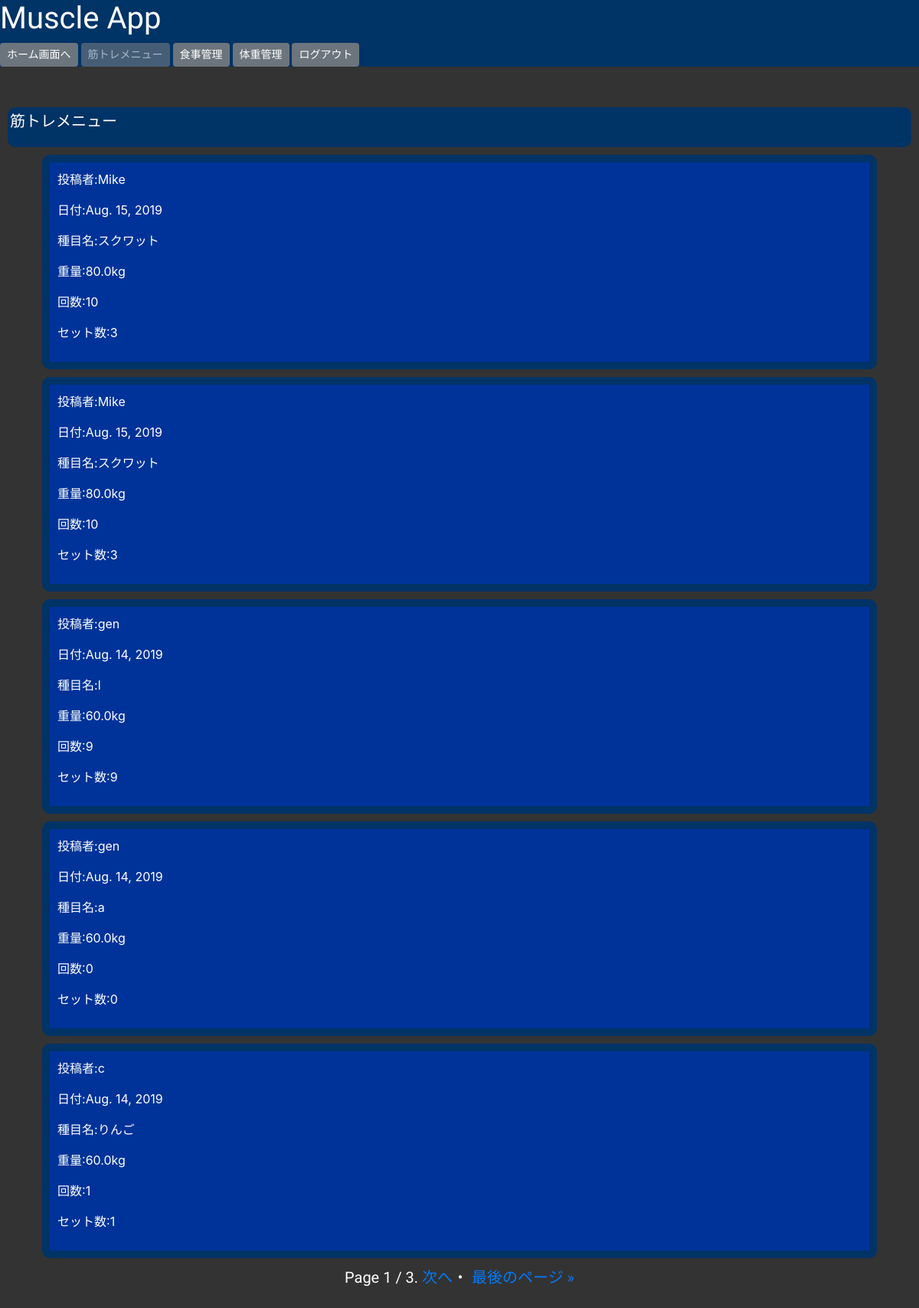
Page /timeline/workout/ (signed in) on the earlier database version.
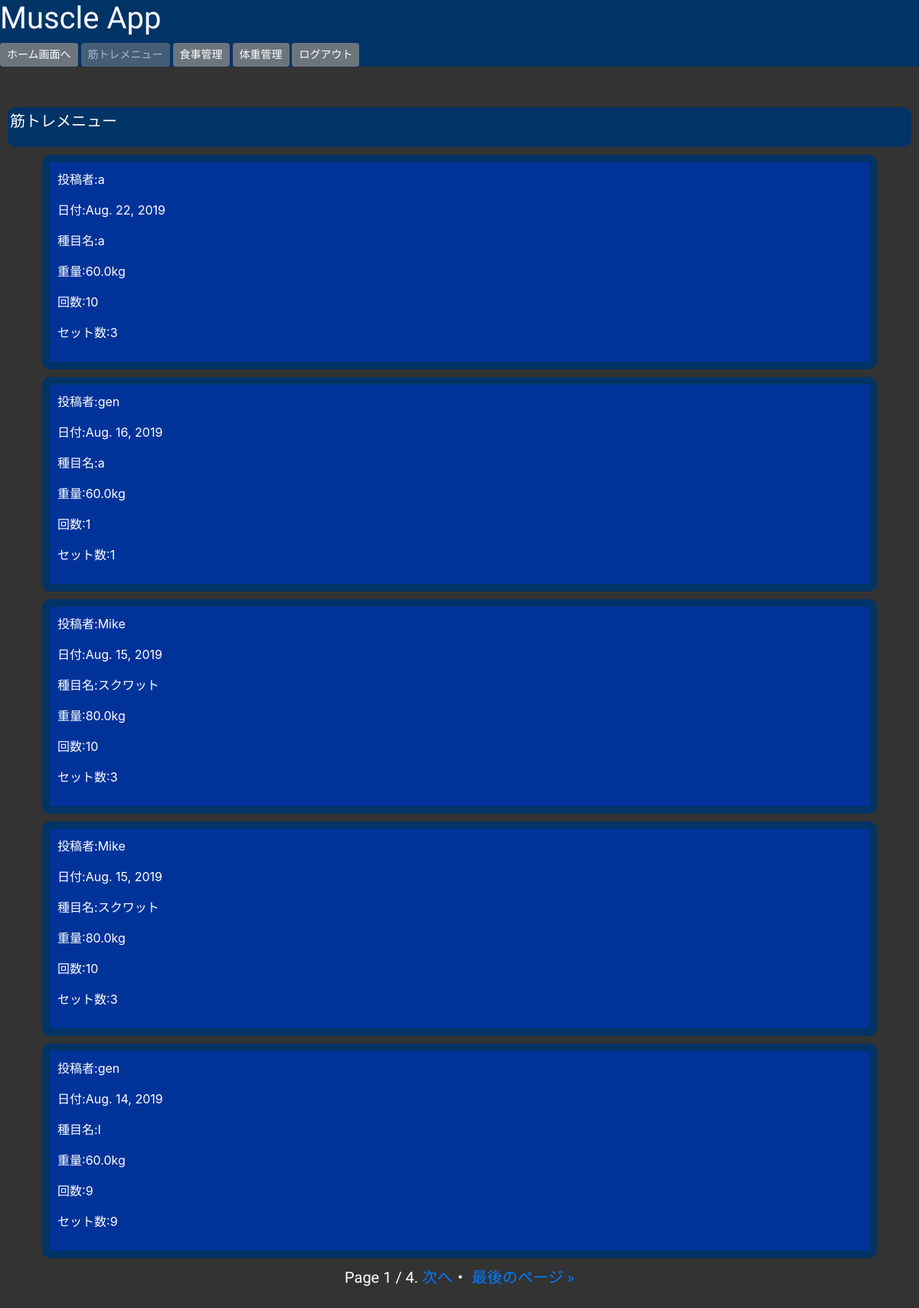
Same page on the later database version.
### muscleapp/models.py (models this page shows, shortened)
class WorkoutModel(models.Model):
    name = models.CharField(max_length=100)
    weight = models.FloatField()
    reps = models.IntegerField()
    set = models.IntegerField()
    date = models.DateField(default=localdate())
    author = models.CharField(max_length=100)

### muscleapp/views.py (the view)
# urls.py: path('timeline/workout/', timeline_workoutfunc, name='timeline_workout'),
@login_required
def timeline_workoutfunc(request):
    workout = WorkoutModel.objects.order_by('-date').all()
    paginator = Paginator(workout, 5)
    page = request.GET.get('page')
    workout_data = paginator.get_page(page)
    return render(request, 'timeline_workout.html', {'workout_data': workout_data})

### templates/timeline_workout.html (shortened to what this page needs)
{% extends 'base_afterlogin.html' %}
{% block customcss %}
{% load static %}
<link rel="stylesheet" type="text/css" href="{% static 'timeline.css' %}">
{% endblock customcss %}
{% block header %}
<h1>Muscle App</h1>
    <a href="{% url 'home' %}" class="btn btn-secondary btn-sm">ホーム画面へ</a>
    <a href="{% url 'timeline_workout' %}" class="btn btn-secondary disabled btn-sm">筋トレメニュー</a>
    <a href="{% url 'timeline_diet' %}" class="btn btn-secondary btn-sm">食事管理</a>
    <a href="{% url 'timeline_body' %}" class="btn btn-secondary btn-sm">体重管理</a>
{% endblock header %}
{% block content %}
<div class="menu">
    <p>筋トレメニュー</p>
</div>
{% for item in workout_data %}
<div class="container">
<div class="info">
    <p>投稿者:{{ item.author }}</p>
    <p>日付:{{ item.date }}</p>
    <p>種目名:{{ item.name }}</p>
    <p>重量:{{ item.weight }}kg</p>
    <p>回数:{{ item.reps }}</p>
    <p>セット数:{{ item.set }}</p>
</div>
</div>
{% endfor %}
{% endblock content %}
{% block paginator %}
<span class="step-links">
        <span class="current">
            Page {{ workout_data.number }} / {{ workout_data.paginator.num_pages }}.
        </span>
        {% if workout_data.has_next %}
            <a href="?page={{ workout_data.next_page_number }}">次へ</a>・
            <a href="?page={{ workout_data.paginator.num_pages }}">最後のページ &raquo;</a>
        {% endif %}
</span>
{% endblock paginator %}

Differences in the rows shown:
no longer on this page (row unchanged): WorkoutModel: author "gen", date "Aug. 14, 2019", name "a", weight "60.0", reps "0", set "0"
no longer on this page (row unchanged): WorkoutModel: author "c", date "Aug. 14, 2019", name "りんご", weight "60.0", reps "1", set "1"
added WorkoutModel: author "a", date "Aug. 22, 2019", name "a", weight "60.0", reps "10", set "3"
added WorkoutModel: author "gen", date "Aug. 16, 2019", name "a", weight "60.0", reps "1", set "1"
Other differences:
{{ workout_data.paginator.num_pages }}: "3" → "4"
